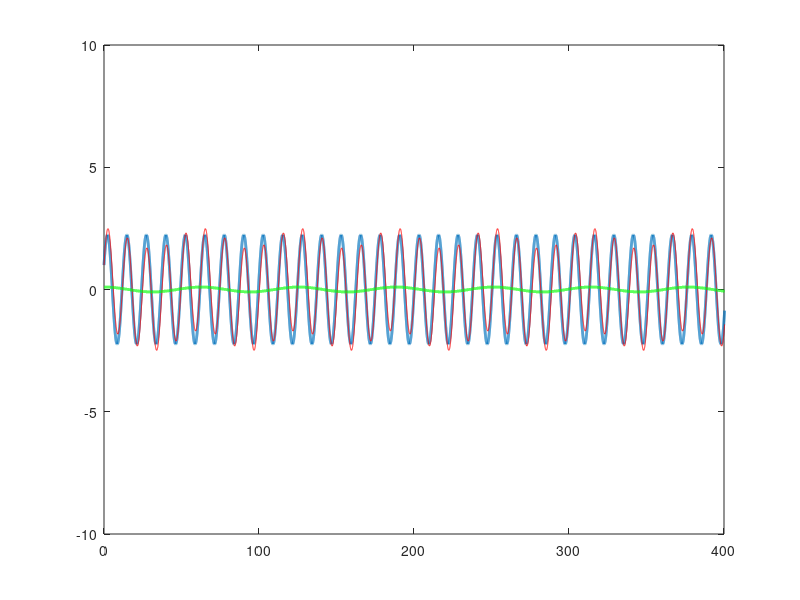

The MATLAB script that drew this image: (Note: this script raises an error after producing the figure.)
% Plots solutions to x"+w0^2 x=eps*cos(w*t), x(0)=x0, x'(0)=x0p
% for w0=0.5 and various values of w
clear, clf
isize=19;
linewidth=2;
set(gca,'fontsize',isize)

x0=1;
x0p=1;
w0=0.5;
eps=0.1;

tend=1000;
t=linspace(0,tend,tend*100);
xh=x0*cos(w0*t)+x0p/w0*sin(w0*t);

%Closeup
%w approaching w0, beats
axvec=[0,400,-10,10];
for h=[0.4 0.2 0.1 0.05 0.025 .025/2]
  w=w0-h;
  f=eps*cos(w*t);
  fact=eps/(w0^2-w^2);
  x=xh+fact*(cos(w*t)-cos(w0*t));
  plot(t,xh,'linewidth',linewidth)
  hold on
  plot(t,x,'r-',t,f,'g','linewidth',linewidth)
  axis(axvec)
  hold off
  legend('no forcing','forcing','f(t)',3)
  title('Forced undamped, x"+w_0^2x=f(t), with w_0=0.500')
  str=sprintf('w= %4.3f',w)
  text(10,8,str,'fontsize',isize)
  pause
end

%w=w0, resonance
x=xh+eps*t./(2*w0).*sin(w0*t);
hold on
plot(t,x,'k-','linewidth',1)
axis(axvec)
hold off
str=sprintf('w= %4.3f',0.5)
text(10,7,str,'fontsize',isize)
title('Forced undamped, x"+w_0^2x=f(t), with w_0=0.500')
legend('no forcing','forcing','f(t)','resonance',3)
pause

%Larger end value tend, larger y-axis
%w approaching w0, beats
axvec=[0,tend,-30,30];
for h=[0.4 0.2 0.1 0.05 0.025 0.025/2 0.025/4 0.025/8]
eps=.1;
w=w0-h;
f=eps*cos(w*t);
fact=eps/(w0^2-w^2);
x=xh+fact*(cos(w*t)-cos(w0*t));
plot(t,xh,'linewidth',linewidth)
hold on
plot(t,x,'r-',t,f,'g','linewidth',linewidth)
axis(axvec)
hold off
legend('no forcing','forcing','f(t)',3)
title('Forced undamped, x"+w_0^2x=f(t), with w_0=0.500')
str=sprintf('w= %5.3f',w)
text(15,25,str,'fontsize',isize)
pause
end

%w=w0, resonance
x=xh+eps*t./(2*w0).*sin(w0*t);
hold on
plot(t,x,'k-','linewidth',1)
axis(axvec)
hold off
str=sprintf('w= %4.3f',0.5)
text(15,20,str,'fontsize',isize)
title('Forced undamped, x"+w_0^2x=f(t), with w_0=0.500')
legend('no forcing','forcing','f(t)','resonance',3)
pause

%Largest y-axis
%w approaching w0, beats
axvec=[0,tend,-100,100];
for h=[0.4 0.2 0.1 0.05 0.025 0.025/2 0.025/4 0.025/8]
eps=.1;
w=w0-h;
f=eps*cos(w*t);
fact=eps/(w0^2-w^2);
x=xh+fact*(cos(w*t)-cos(w0*t));
plot(t,xh,'linewidth',linewidth)
hold on
plot(t,x,'r-',t,f,'g','linewidth',linewidth)
axis(axvec)
hold off
legend('no forcing','forcing','f(t)',3)
title('Forced undamped, x"+w_0^2x=f(t), with w_0=0.500')
str=sprintf('w= %5.3f',w)
text(30,80,str,'fontsize',isize)
pause
end

%w=w0, resonance
x=xh+eps*t./(2*w0).*sin(w0*t);
hold on
plot(t,x,'k-','linewidth',1)
axis(axvec)
hold off
str=sprintf('w= %4.3f',0.5)
text(30,70,str,'fontsize',isize)
title('Forced undamped, x"+w_0^2x=f(t), with w_0=0.500')
legend('no forcing','forcing','f(t)','resonance',3)
pause
